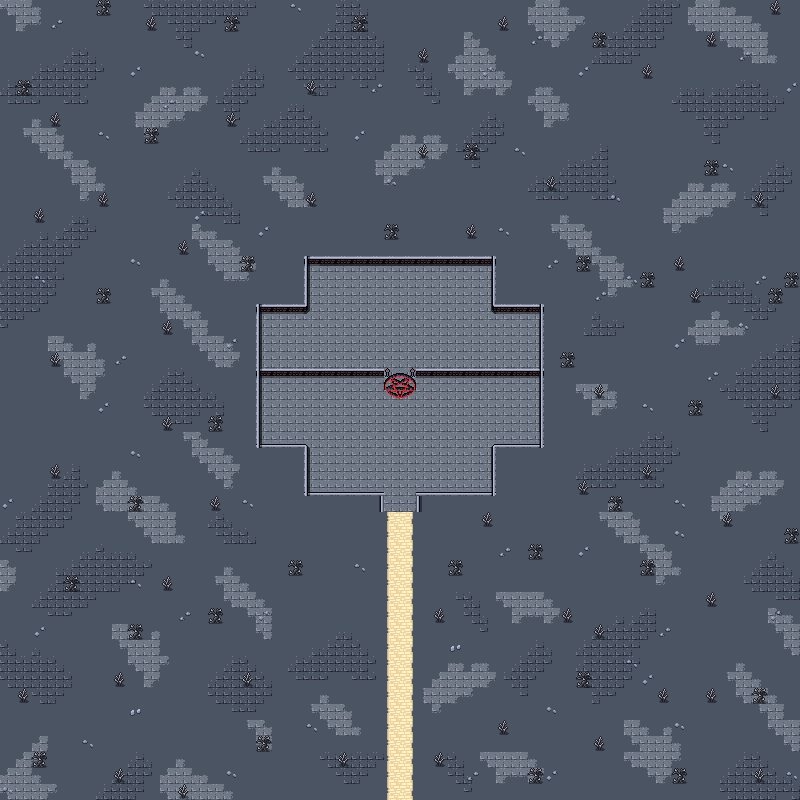

Rendered tile map (Tiled .tmx) drawn with the repository's tilesets; below, a short description and the map source with its tile grids summarised:
An orthogonal 50x50 tile map with 16x16 px tiles, 6 tile layers (Collision, Background, Ground, Walls, ...), 2 tilesets and 4 objects.

<map version="1.5" tiledversion="1.7.2" orientation="orthogonal" renderorder="right-down" width="50" height="50" tilewidth="16" tileheight="16" infinite="0" nextlayerid="10" nextobjectid="83">
 <editorsettings>
  <export target="wastetown..tmx" format="tmx" />
 </editorsettings>
 <tileset firstgid="1" source="../../tileset/main.tsx" />
 <tileset firstgid="3477" source="../../tileset/buildings.tsx" />
 <layer id="6" name="Collision" width="50" height="50">
  <data>[2500 cells, 82 non-empty, 2 distinct tile ids]</data>
 </layer>
 <layer id="1" name="Background" width="50" height="50">
  <data>[2500 cells, 2500 non-empty, 5 distinct tile ids]</data>
 </layer>
 <layer id="9" name="Ground" width="50" height="50">
  <data>[2500 cells, 768 non-empty, 29 distinct tile ids]</data>
 </layer>
 <layer id="2" name="Walls" width="50" height="50">
  <data>[2500 cells, 62 non-empty, 8 distinct tile ids]</data>
 </layer>
 <layer id="7" name="Ornamental Walls" width="50" height="50">
  <data>[2500 cells, 62 non-empty, 8 distinct tile ids]</data>
 </layer>
 <layer id="3" name="Clutter" width="50" height="50">
  <properties>
   <property name="spriteLayer" type="bool" value="true" />
  </properties>
  <data>[2500 cells, 156 non-empty, 13 distinct tile ids]</data>
 </layer>
 <objectgroup id="4" name="Objects">
  <object id="38" template="../../obj/entry_up.tx" x="391.333" y="508.832">
   <properties>
    <property name="teleport" value="" />
   </properties>
  </object>
  <object id="78" template="../../obj/door_down.tx" x="392.5" y="395.5">
   <properties>
    <property name="teleport" value="maps/map/portal_2B.tmx" />
    <property name="teleportObjectId" value="69" />
   </properties>
  </object>
  <object id="79" template="../../obj/gold.tx" x="384" y="361" />
  <object id="80" template="../../obj/treasure.tx" x="400" y="361.25" />
 </objectgroup>
</map>
